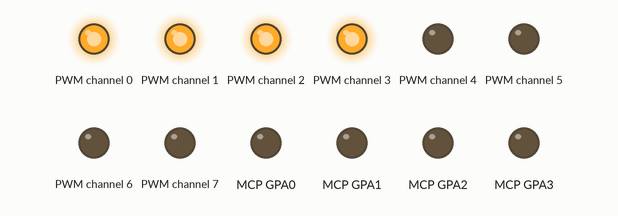
A program run on a simulated Raspberry Pi (BCM pin numbers). On the bench: output pins drawn as LEDs (lit = HIGH). At 0.0 s the program stops and its outputs stay as they are.

Above: at 0.1 s.
Timing chart, 0 to 1.5 s (numbered marks = the images above):
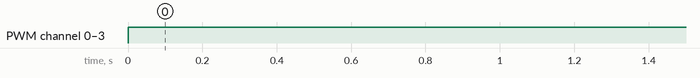

Measured:
- by itself, PWM channel 0–3: LOW → HIGH at 0.00 s

The program:

Controller_Test_v2.py
```python
from board import SCL, SDA
import busio
import time
import digitalio

from adafruit_mcp230xx.mcp23017 import MCP23017
from adafruit_pca9685 import PCA9685

i2c_bus = busio.I2C(SCL, SDA)

pca = PCA9685(i2c_bus)
mcp = MCP23017(i2c_bus)  # MCP23017

def raisePopUp(PopUpNum):
    if PopUpNum == 1:
        pin0.value = True
    elif PopUpNum == 2:
        pin1.value = True
    elif PopUpNum == 3:
        pin2.value = True
    elif PopUpNum == 4:
        pin3.value = True
    else:
        print("Invalid")

def lowerPopUp(PopUpNum):
    if PopUpNum == 1:
        pin0.value = False
    elif PopUpNum == 2:
        pin1.value = False
    elif PopUpNum == 3:
        pin2.value = False
    elif PopUpNum == 4:
        pin3.value = False
    else:
        print("Invalid")

def setPWMValue(channel,dutyCycle):
    dutyCycle_adjusted = dutyCycle*256
    pca.channels[channel].duty_cycle = dutyCycle_adjusted

pin0 = mcp.get_pin(8)
pin1 = mcp.get_pin(9)
pin2 = mcp.get_pin(10)
pin3 = mcp.get_pin(11)
pin0.switch_to_output(value=False)
pin1.switch_to_output(value=False)
pin2.switch_to_output(value=False)
pin3.switch_to_output(value=False)

pca.frequency = 1000

# raisePopUp(2)
# setPWMValue(5,255)
# setPWMValue(6,255)
# time.sleep(5)
# lowerPopUp(2)
# time.sleep(5)
# setPWMValue(5,0)
# setPWMValue(6,0)

led_channel1 = pca.channels[0]

led_channel1.duty_cycle = 0xffff

led_channel2 = pca.channels[1]

led_channel2.duty_cycle = 0xffff

led_channel3 = pca.channels[2]

led_channel3.duty_cycle = 0xffff

led_channel4 = pca.channels[3]

led_channel4.duty_cycle = 0xffff

led_channel5 = pca.channels[4]
led_channel5.duty_cycle = 0

led_channel6 = pca.channels[5]
led_channel6.duty_cycle = 0

led_channel7 = pca.channels[6]
led_channel7.duty_cycle = 0

led_channel8 = pca.channels[7]
led_channel8.duty_cycle = 0


# time.sleep(5)
# pin0.value = True
# pin1.value = True
# pin2.value = True
# pin3.value = True
# time.sleep(5)
# led_channel1.duty_cycle = 0
# led_channel2.duty_cycle = 0
# led_channel3.duty_cycle = 0
# led_channel4.duty_cycle = 0
# led_channel5.duty_cycle = 0
# led_channel6.duty_cycle = 0
# led_channel7.duty_cycle = 0
# led_channel8.duty_cycle = 0
```
